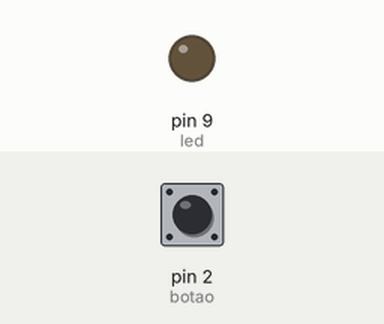
Bench run of a sketch on a simulated Arduino Uno, built with avr-gcc and run on an emulated ATmega328P. Parts: output pins drawn as LEDs (lit = HIGH). The inputs (shaded band) are chosen by the test bench; at power-on: pin 2 (botao) HIGH.

Above: at 1.2 s.
1.3 s: pin 2 (botao) pulled LOW for 0.15 s
At 2.4 s:
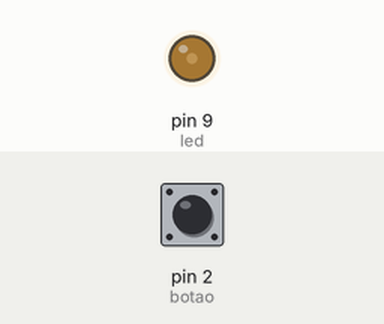
2.9 s: pin 2 (botao) pulled LOW for 1 s
At 3.6 s:
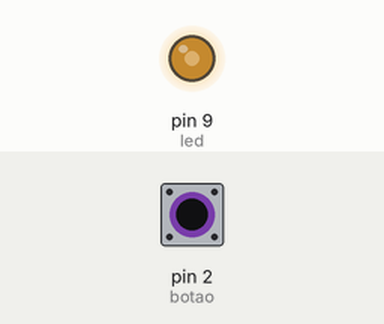
5.4 s: pin 2 (botao) pulled LOW for 0.15 s
At 6.6 s:
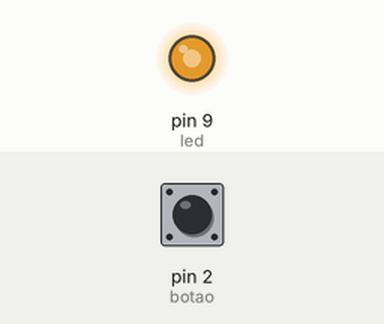
7.0 s: pin 2 (botao) pulled LOW for 3.2 s
At 7.9 s:
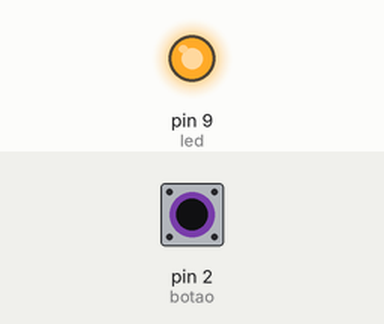
Timing chart, 0 to 10.0 s (numbered marks = the images above; inputs shaded):
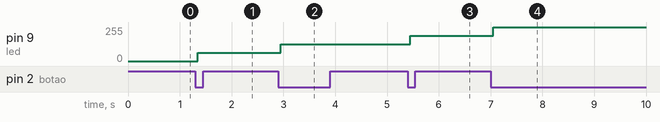

The sketch:

controle_brilho.ino
```cpp
/* ************************************************************************

Colégio SATC
Curso Técnico em Mecatrônica
Disciplina: Sistemas Embarcados
Turma: 3191
Professor: Marcos Antonio Jeremias Coelho

Programa: Controle de Brilho Cíclico

Autor: Tiago Fortunato Rosset
Data: 10/0/2026
Versão: 1.0

************************************************************************ */

const int botao = 2;
const int led = 9;
const int debounce = 50;
int contador = 0;
bool estadobotao = 1;
bool ultimoestado = 1;
unsigned long timer = 0;

void setup() {
  pinMode(botao, INPUT_PULLUP);
  pinMode(led, OUTPUT);
}

void loop() {
  bool valor = digitalRead(botao);
  if(valor != ultimoestado){
    timer = millis();
  }
  if((millis() - timer) >= debounce){
    if(estadobotao != valor){
      estadobotao = valor;
      if(estadobotao == LOW){
        if(contador == 4){
          contador = 0;
        }
        else{
          contador++;
        }
      }
    }
  }
  switch(contador){
    case 0:
      analogWrite(led, 0);
      break;

    case 1:
      analogWrite(led, 63);
      break;

    case 2:
      analogWrite(led, 127);
      break;

    case 3:
      analogWrite(led, 191);
      break;

    default:
      analogWrite(led, 255);
      break;
  }
  ultimoestado = valor;
}
```

Measured:
- after the input at 1.3 s, pin 9 (led): 0/255 → 63/255 after 0.05 s
- after the input at 2.9 s, pin 9 (led): 63/255 → 127/255 after 0.05 s
- after the input at 5.4 s, pin 9 (led): 127/255 → 191/255 after 0.05 s
- after the input at 7.0 s, pin 9 (led): 191/255 → 255/255 after 0.05 s
